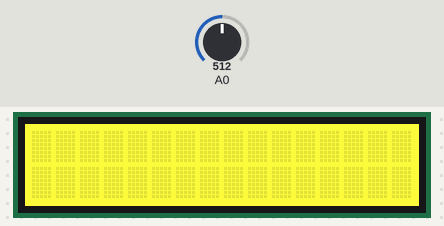
Bench run of a sketch on a simulated Arduino Uno, built with avr-gcc and run on an emulated ATmega328P. On the bench: 16×2 character LCD. The inputs (shaded band) are chosen by the test bench; at power-on: A0 = 512. What the sketch prints to the serial monitor is not drawn.

Above: at 1.2 s.
1.3 s: A0 set to 1014
4.0 s: A0 set to 1023
At 6.8 s:
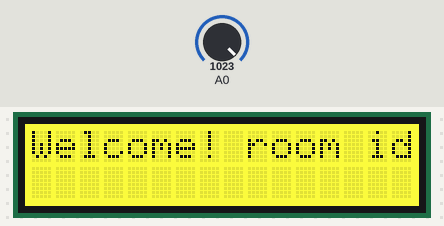
At 11.4 s:
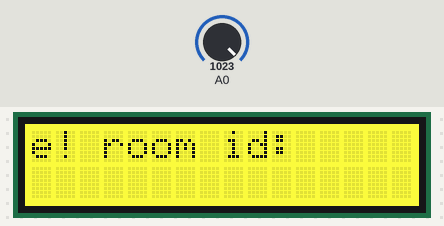
Timing chart, 0 to 12.9 s (numbered marks = the images above; inputs shaded):
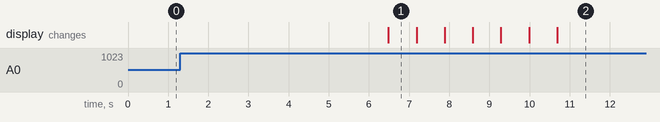

The sketch:

pennapps.ino
```cpp
#include <Wire.h>
#include "rgb_lcd.h"

rgb_lcd lcd;

const int colorR = 255;
const int colorG = 255;
const int colorB = 0;


void setup() {
  // put your setup code here, to run once:

 lcd.begin(16, 2);

  lcd.setRGB(colorR, colorG, colorB);
 // Print a message to the LCD.


Serial.begin(9600);

}

void loop() {

  //int val = 0;
  // put your main code here, to run repeatedly:
int sensorValue=analogRead(A0);
Serial.println(sensorValue);
if(sensorValue==1023){

  printText();

  lcd.clear();
}

delay(1800);

}

void printText(){
 // if(Serial.available()>0){
 //int ans = Serial.read();
 //lcd.print(ans);
 String x = Serial.readString();
   lcd.println(" Welcome! room id: "+x);
   for (int positionCounter = 0; positionCounter < 7; positionCounter++) {
        // scroll one position left:
        lcd.scrollDisplayLeft();
        // wait a bit:
        delay(700);
   }


   Serial.println(x);


    delay(10000);


}
//}
```

Measured:
- the behaviour switches between 1022 and 1023 on A0 (found by bisection; images 0 and 1)
- after the input at 1.3 s, every drawn part: stays the same
- after the input at 4.0 s, the display: changes after 2.5 s (image 1)
- what the display in image 1 shows lasts 0.7 s, from 6.5 s to 7.2 s
